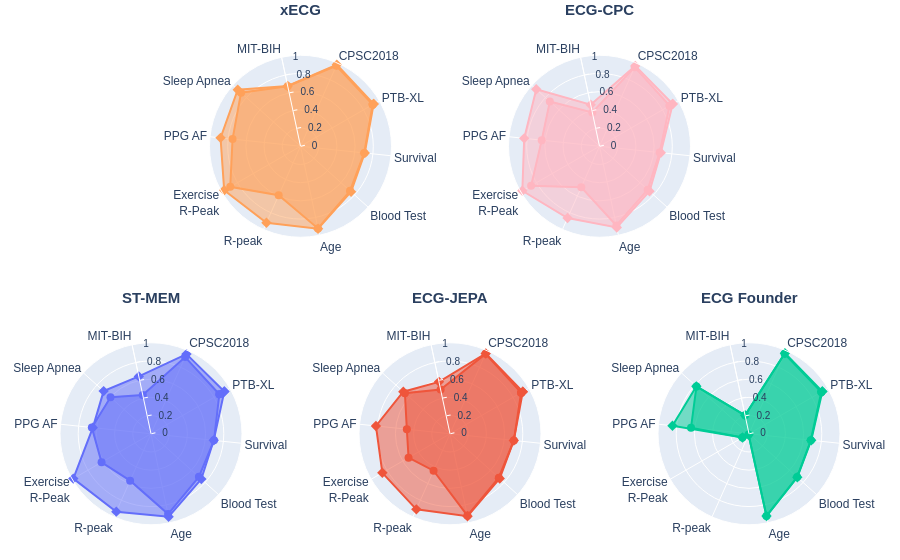

Notebook cell for this chart:
### Code cell
plot_radar_plots(df_main_ft, df_main_lp, categories, title='radar_chart_main')

### Figure 1 — Plotly figure (JSON) as saved in the notebook; plotly's stock layout.template omitted (floating-point values rounded to 4 significant figures)
{"data": [{"fill": "toself", "hoverinfo": "skip", "line": {"color": "#FFA15A", "width": 2}, "marker": {"color": "#FFA15A", "size": 8, "symbol": "diamond"}, "name": "<b>xECG</b>", "r": [0.9276, 0.9813, 0.6773, 0.9278, 0.8835, 0.9684, 0.9206, 0.9273, 0.7475, 0.7101, 0.9276], "subplot": "polar", "theta": ["PTB-XL", "CPSC2018", "MIT-BIH", "Sleep Apnea", "PPG AF", "Exercise<br>R-Peak", "R-peak", "Age", "Blood Test", "Survival", "PTB-XL"], "type": "scatterpolar"}, {"fill": "toself", "hoverinfo": "skip", "line": {"color": "#FFA15A", "width": 2}, "marker": {"color": "#FFA15A", "size": 8, "symbol": "circle"}, "name": "<b>xECG</b>", "r": [0.9154, 0.9678, 0.674, 0.8791, 0.7508, 0.8916, 0.5899, 0.9233, 0.7325, 0.7038, 0.9154], "subplot": "polar", "theta": ["PTB-XL", "CPSC2018", "MIT-BIH", "Sleep Apnea", "PPG AF", "Exercise<br>R-Peak", "R-peak", "Age", "Blood Test", "Survival", "PTB-XL"], "type": "scatterpolar"}, {"fill": "toself", "hoverinfo": "skip", "line": {"color": "#FFB6C1", "width": 2}, "marker": {"color": "#FFB6C1", "size": 8, "symbol": "diamond"}, "name": "<b>ECG-CPC</b>", "r": [0.9288, 0.9665, 0.4662, 0.935, 0.8321, 0.9791, 0.863, 0.9132, 0.7394, 0.6774, 0.9288], "subplot": "polar2", "theta": ["PTB-XL", "CPSC2018", "MIT-BIH", "Sleep Apnea", "PPG AF", "Exercise<br>R-Peak", "R-peak", "Age", "Blood Test", "Survival", "PTB-XL"], "type": "scatterpolar"}, {"fill": "toself", "hoverinfo": "skip", "line": {"color": "#FFB6C1", "width": 2}, "marker": {"color": "#FFB6C1", "size": 8, "symbol": "circle"}, "name": "<b>ECG-CPC</b>", "r": [0.8896, 0.9512, 0.3805, 0.7344, 0.6388, 0.868, 0.4928, 0.8898, 0.7126, 0.6647, 0.8896], "subplot": "polar2", "theta": ["PTB-XL", "CPSC2018", "MIT-BIH", "Sleep Apnea", "PPG AF", "Exercise<br>R-Peak", "R-peak", "Age", "Blood Test", "Survival", "PTB-XL"], "type": "scatterpolar"}, {"fill": "toself", "hoverinfo": "skip", "line": {"color": "#636EFA", "width": 2}, "marker": {"color": "#636EFA", "size": 8, "symbol": "diamond"}, "name": "<b>ST-MEM</b>", "r": [0.9299, 0.9582, 0.6442, 0.7003, 0.6427, 0.9856, 0.9373, 0.9321, 0.7444, 0.6932, 0.9299], "subplot": "polar3", "theta": ["PTB-XL", "CPSC2018", "MIT-BIH", "Sleep Apnea", "PPG AF", "Exercise<br>R-Peak", "R-peak", "Age", "Blood Test", "Survival", "PTB-XL"], "type": "scatterpolar"}, {"fill": "toself", "hoverinfo": "skip", "line": {"color": "#636EFA", "width": 2}, "marker": {"color": "#636EFA", "size": 8, "symbol": "circle"}, "name": "<b>ST-MEM</b>", "r": [0.867, 0.9221, 0.4362, 0.5987, 0.6532, 0.6273, 0.5642, 0.9029, 0.7082, 0.6961, 0.867], "subplot": "polar3", "theta": ["PTB-XL", "CPSC2018", "MIT-BIH", "Sleep Apnea", "PPG AF", "Exercise<br>R-Peak", "R-peak", "Age", "Blood Test", "Survival", "PTB-XL"], "type": "scatterpolar"}, {"fill": "toself", "hoverinfo": "skip", "line": {"color": "#EF553B", "width": 2}, "marker": {"color": "#EF553B", "size": 8, "symbol": "diamond"}, "name": "<b>ECG-JEPA</b>", "r": [0.9233, 0.9652, 0.5831, 0.6904, 0.8184, 0.8586, 0.9093, 0.9272, 0.7351, 0.7049, 0.9233], "subplot": "polar4", "theta": ["PTB-XL", "CPSC2018", "MIT-BIH", "Sleep Apnea", "PPG AF", "Exercise<br>R-Peak", "R-peak", "Age", "Blood Test", "Survival", "PTB-XL"], "type": "scatterpolar"}, {"fill": "toself", "hoverinfo": "skip", "line": {"color": "#EF553B", "width": 2}, "marker": {"color": "#EF553B", "size": 8, "symbol": "circle"}, "name": "<b>ECG-JEPA</b>", "r": [0.9022, 0.961, 0.4962, 0.6669, 0.4769, 0.5261, 0.4443, 0.9194, 0.7218, 0.7055, 0.9022], "subplot": "polar4", "theta": ["PTB-XL", "CPSC2018", "MIT-BIH", "Sleep Apnea", "PPG AF", "Exercise<br>R-Peak", "R-peak", "Age", "Blood Test", "Survival", "PTB-XL"], "type": "scatterpolar"}, {"fill": "toself", "hoverinfo": "skip", "line": {"color": "#00CC96", "width": 2}, "marker": {"color": "#00CC96", "size": 8, "symbol": "diamond"}, "name": "<b>ECG Founder</b>", "r": [0.9304, 0.9694, 0.2072, 0.7784, 0.8456, 0.08242, 0.01133, 0.925, 0.7145, 0.6877, 0.9304], "subplot": "polar5", "theta": ["PTB-XL", "CPSC2018", "MIT-BIH", "Sleep Apnea", "PPG AF", "Exercise<br>R-Peak", "R-peak", "Age", "Blood Test", "Survival", "PTB-XL"], "type": "scatterpolar"}, {"fill": "toself", "hoverinfo": "skip", "line": {"color": "#00CC96", "width": 2}, "marker": {"color": "#00CC96", "size": 8, "symbol": "circle"}, "name": "<b>ECG Founder</b>", "r": [0.9173, 0.9617, 0.2065, 0.7769, 0.6407, 0.0832, 0.01032, 0.9228, 0.7113, 0.683, 0.9173], "subplot": "polar5", "theta": ["PTB-XL", "CPSC2018", "MIT-BIH", "Sleep Apnea", "PPG AF", "Exercise<br>R-Peak", "R-peak", "Age", "Blood Test", "Survival", "PTB-XL"], "type": "scatterpolar"}], "layout": {"annotations": [{"font": {"family": "Arial", "size": 15}, "showarrow": false, "text": "<b>xECG</b>", "x": 0.3083, "xanchor": "center", "xref": "paper", "y": 1, "yanchor": "bottom", "yref": "paper", "yshift": 20}, {"font": {"family": "Arial", "size": 15}, "showarrow": false, "text": "<b>ECG-CPC</b>", "x": 0.6917, "xanchor": "center", "xref": "paper", "y": 1, "yanchor": "bottom", "yref": "paper", "yshift": 20}, {"font": {"family": "Arial", "size": 15}, "showarrow": false, "text": "<b>ST-MEM</b>", "x": 0.1167, "xanchor": "center", "xref": "paper", "y": 0.425, "yanchor": "bottom", "yref": "paper", "yshift": 20}, {"font": {"family": "Arial", "size": 15}, "showarrow": false, "text": "<b>ECG-JEPA</b>", "x": 0.5, "xanchor": "center", "xref": "paper", "y": 0.425, "yanchor": "bottom", "yref": "paper", "yshift": 20}, {"font": {"family": "Arial", "size": 15}, "showarrow": false, "text": "<b>ECG Founder</b>", "x": 0.8833, "xanchor": "center", "xref": "paper", "y": 0.425, "yanchor": "bottom", "yref": "paper", "yshift": 20}], "font": {"family": "Arial", "size": 12}, "margin": {"b": 20, "l": 60, "r": 60, "t": 40}, "polar": {"angularaxis": {"rotation": 30}, "domain": {"x": [0.1917, 0.425], "y": [0.575, 1]}, "radialaxis": {"angle": 102, "linecolor": "white", "range": [0, 1], "showgrid": true, "showline": true, "showticklabels": true, "tickangle": 102, "tickcolor": "white", "tickfont": {"size": 10}, "ticklen": 4, "ticks": "outside", "ticktext": ["0", "0.2", "0.4", "0.6", "0.8", "1"], "tickvals": [0, 0.2, 0.4, 0.6, 0.8, 1], "visible": true}}, "polar2": {"angularaxis": {"rotation": 30}, "domain": {"x": [0.575, 0.8083], "y": [0.575, 1]}, "radialaxis": {"angle": 102, "linecolor": "white", "range": [0, 1], "showgrid": true, "showline": true, "showticklabels": true, "tickangle": 102, "tickcolor": "white", "tickfont": {"size": 10}, "ticklen": 4, "ticks": "outside", "ticktext": ["0", "0.2", "0.4", "0.6", "0.8", "1"], "tickvals": [0, 0.2, 0.4, 0.6, 0.8, 1], "visible": true}}, "polar3": {"angularaxis": {"rotation": 30}, "domain": {"x": [0, 0.2333], "y": [0, 0.425]}, "radialaxis": {"angle": 102, "linecolor": "white", "range": [0, 1], "showgrid": true, "showline": true, "showticklabels": true, "tickangle": 102, "tickcolor": "white", "tickfont": {"size": 10}, "ticklen": 4, "ticks": "outside", "ticktext": ["0", "0.2", "0.4", "0.6", "0.8", "1"], "tickvals": [0, 0.2, 0.4, 0.6, 0.8, 1], "visible": true}}, "polar4": {"angularaxis": {"rotation": 30}, "domain": {"x": [0.3833, 0.6167], "y": [0, 0.425]}, "radialaxis": {"angle": 102, "linecolor": "white", "range": [0, 1], "showgrid": true, "showline": true, "showticklabels": true, "tickangle": 102, "tickcolor": "white", "tickfont": {"size": 10}, "ticklen": 4, "ticks": "outside", "ticktext": ["0", "0.2", "0.4", "0.6", "0.8", "1"], "tickvals": [0, 0.2, 0.4, 0.6, 0.8, 1], "visible": true}}, "polar5": {"angularaxis": {"rotation": 30}, "domain": {"x": [0.7667, 1.0], "y": [0, 0.425]}, "radialaxis": {"angle": 102, "linecolor": "white", "range": [0, 1], "showgrid": true, "showline": true, "showticklabels": true, "tickangle": 102, "tickcolor": "white", "tickfont": {"size": 10}, "ticklen": 4, "ticks": "outside", "ticktext": ["0", "0.2", "0.4", "0.6", "0.8", "1"], "tickvals": [0, 0.2, 0.4, 0.6, 0.8, 1], "visible": true}}, "showlegend": false}}
